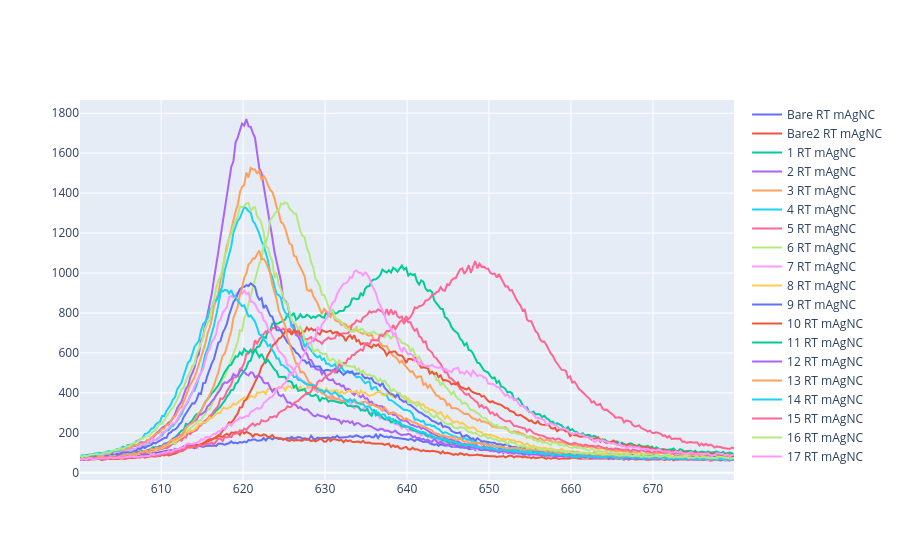

Notebook source saved alongside this figure:
### Markdown cell above
# Plot Overlay

### Code cell
# Create a new empty figure
fig = go.Figure()

# Add each converted plotly trace to the figure (overlay them)
fig.add_trace(plt_bare)
fig.add_trace(plt_bare2)
fig.add_trace(plt_1)
fig.add_trace(plt_2)
fig.add_trace(plt_3)
fig.add_trace(plt_4)
fig.add_trace(plt_5)
fig.add_trace(plt_6)
fig.add_trace(plt_7)
fig.add_trace(plt_8)
fig.add_trace(plt_9)
fig.add_trace(plt_10)
fig.add_trace(plt_11)
fig.add_trace(plt_12)
fig.add_trace(plt_13)
fig.add_trace(plt_14)
fig.add_trace(plt_15)
fig.add_trace(plt_16)
fig.add_trace(plt_17)
# Show the figure
fig.write_html('RT_mAgNC_spectra_plots.html')
fig.show()

### Figure 1 — Plotly figure (JSON) as saved in the notebook; plotly's stock layout.template omitted (floating-point values rounded to 4 significant figures; data arrays with more than 128 entries replaced by an {"elided": "..."} marker saying what was removed)
{"data": [{"mode": "lines", "name": "Bare RT mAgNC", "type": "scatter", "x": {"elided": "304 float values"}, "y": {"elided": "304 int values"}}, {"mode": "lines", "name": "Bare2 RT mAgNC", "type": "scatter", "x": {"elided": "304 float values"}, "y": {"elided": "304 int values"}}, {"mode": "lines", "name": "1 RT mAgNC", "type": "scatter", "x": {"elided": "304 float values"}, "y": {"elided": "304 int values"}}, {"mode": "lines", "name": "2 RT mAgNC", "type": "scatter", "x": {"elided": "304 float values"}, "y": {"elided": "304 int values"}}, {"mode": "lines", "name": "3 RT mAgNC", "type": "scatter", "x": {"elided": "304 float values"}, "y": {"elided": "304 int values"}}, {"mode": "lines", "name": "4 RT mAgNC", "type": "scatter", "x": {"elided": "304 float values"}, "y": {"elided": "304 int values"}}, {"mode": "lines", "name": "5 RT mAgNC", "type": "scatter", "x": {"elided": "304 float values"}, "y": {"elided": "304 int values"}}, {"mode": "lines", "name": "6 RT mAgNC", "type": "scatter", "x": {"elided": "304 float values"}, "y": {"elided": "304 int values"}}, {"mode": "lines", "name": "7 RT mAgNC", "type": "scatter", "x": {"elided": "304 float values"}, "y": {"elided": "304 int values"}}, {"mode": "lines", "name": "8 RT mAgNC", "type": "scatter", "x": {"elided": "304 float values"}, "y": {"elided": "304 int values"}}, {"mode": "lines", "name": "9 RT mAgNC", "type": "scatter", "x": {"elided": "304 float values"}, "y": {"elided": "304 int values"}}, {"mode": "lines", "name": "10 RT mAgNC", "type": "scatter", "x": {"elided": "304 float values"}, "y": {"elided": "304 int values"}}, {"mode": "lines", "name": "11 RT mAgNC", "type": "scatter", "x": {"elided": "304 float values"}, "y": {"elided": "304 int values"}}, {"mode": "lines", "name": "12 RT mAgNC", "type": "scatter", "x": {"elided": "304 float values"}, "y": {"elided": "304 int values"}}, {"mode": "lines", "name": "13 RT mAgNC", "type": "scatter", "x": {"elided": "304 float values"}, "y": {"elided": "304 int values"}}, {"mode": "lines", "name": "14 RT mAgNC", "type": "scatter", "x": {"elided": "304 float values"}, "y": {"elided": "304 int values"}}, {"mode": "lines", "name": "15 RT mAgNC", "type": "scatter", "x": {"elided": "304 float values"}, "y": {"elided": "304 int values"}}, {"mode": "lines", "name": "16 RT mAgNC", "type": "scatter", "x": {"elided": "304 float values"}, "y": {"elided": "304 int values"}}, {"mode": "lines", "name": "17 RT mAgNC", "type": "scatter", "x": {"elided": "304 float values"}, "y": {"elided": "304 int values"}}], "layout": {}}
